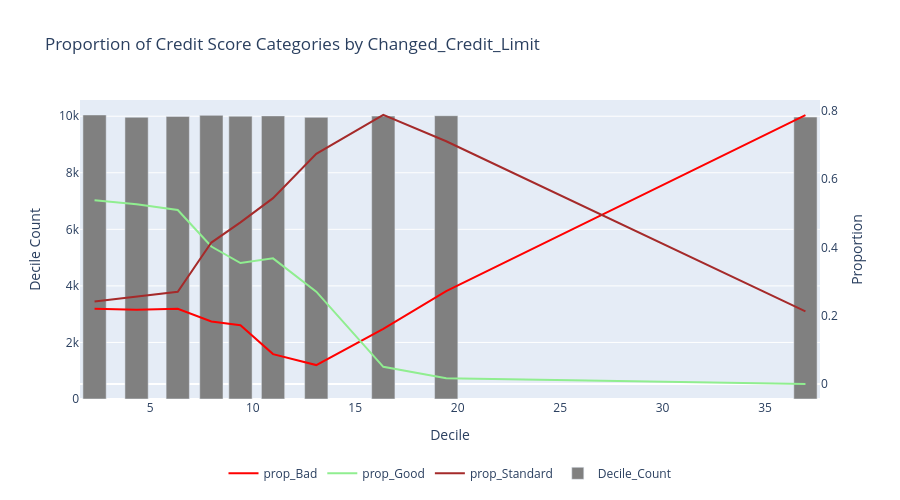

The code cell stored with this chart in its notebook:
### Markdown cell above
Proporción de Buenos: se observa una relación negativa entre los cambios porcentuales en el límite de crédito y la proporción de buenos deudores, lo cual es razonable.

Proporción de standard: esta relación no es tan clara hasta cambios porcentuales por encima del 14%, pero luego de este umbral, sí, lo cual es razonable.

Proporción de malos: la proporción de malos y los cambios porcentuales en el límite del crédito no es la esperanda para cambios inferiores al 13%, aproximadamente, luego de este umbral sí, lo cual es razonable.

### Code cell
chart_types = {
    "prop_Good":"line",
    "prop_Standard":"line",
    "prop_Bad": "line",  
    "Decile_Count": "bar"    
}

fig = plot_interactive_chart(
    df=deciles_summary,  
    y_columns=["prop_Bad", "prop_Good", "prop_Standard", "Decile_Count"],  
    x_column="Decile_Max",  
    chart_types=chart_types, 
    title=f"Proportion of Credit Score Categories by {continuous_variable}",
    x_title="Decile",
    y_title="Decile Count",  
    y2_title="Proportion",   
    secondary_y=["prop_Bad", "prop_Good", "prop_Standard"],  
    width=900,
    height=500,
    custom_colors={"prop_Bad": "red", "prop_Good":"lightgreen",
    "prop_Standard":"brown", "Decile_Count": "gray"}  
)

fig.show()

### Figure 1 — Plotly figure (JSON) as saved in the notebook; plotly's stock layout.template omitted (floating-point values rounded to 4 significant figures)
{"data": [{"line": {"color": "red"}, "mode": "lines", "name": "prop_Bad", "type": "scatter", "x": [2.28, 4.33, 6.34, 7.98, 9.4, 10.99, 13.1, 16.37, 19.44, 36.97], "y": [0.2204, 0.2179, 0.2201, 0.1832, 0.1723, 0.08769, 0.05551, 0.1616, 0.2718, 0.7875], "yaxis": "y2"}, {"line": {"color": "lightgreen"}, "mode": "lines", "name": "prop_Good", "type": "scatter", "x": [2.28, 4.33, 6.34, 7.98, 9.4, 10.99, 13.1, 16.37, 19.44, 36.97], "y": [0.5381, 0.5266, 0.5097, 0.4026, 0.3542, 0.368, 0.2706, 0.05048, 0.01727, 0], "yaxis": "y2"}, {"line": {"color": "brown"}, "mode": "lines", "name": "prop_Standard", "type": "scatter", "x": [2.28, 4.33, 6.34, 7.98, 9.4, 10.99, 13.1, 16.37, 19.44, 36.97], "y": [0.2415, 0.2555, 0.2702, 0.4143, 0.4735, 0.5443, 0.6739, 0.7879, 0.7109, 0.2125], "yaxis": "y2"}, {"marker": {"color": "gray"}, "name": "Decile_Count", "type": "bar", "x": [2.28, 4.33, 6.34, 7.98, 9.4, 10.99, 13.1, 16.37, 19.44, 36.97], "y": [10045, 9964, 9994, 10030, 10000, 10012, 9962, 10004, 10018, 9971], "yaxis": "y"}], "layout": {"height": 500, "legend": {"orientation": "h", "x": 0.5, "xanchor": "center", "y": -0.2, "yanchor": "top"}, "title": {"text": "Proportion of Credit Score Categories by Changed_Credit_Limit"}, "width": 900, "xaxis": {"title": {"text": "Decile"}}, "yaxis": {"title": {"text": "Decile Count"}}, "yaxis2": {"overlaying": "y", "showgrid": false, "side": "right", "title": {"text": "Proportion"}}}}
